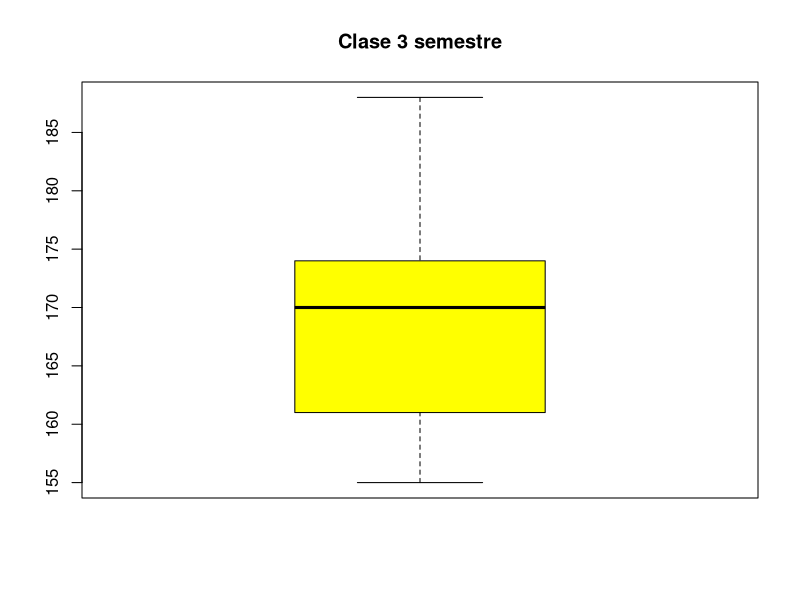

Write the R code that produced this figure. (Note: this script raises an error after producing the figure.)
# Laboratorio Semana 3 
# 20/08/2025
# Jose luis Alvarez Ocañas 


# Importar Datos  -------------------------------------------------------

Temp <- read.csv("Data/temperatura (1).csv", header = T)

# #Graficar datos  --------------------------------------------------------

#Ingresar datos de manera manuaul

edad <- c(18,19,18,18,25,19,18,18,18,17,19,19,
          18,17,19,18,19,19) 
alumno <- seq(1,18,1)

info <-data.frame(alumno, edad)

info$Altura <- c(174,174,170,160,158,155,188,170,175,170,172,170,174,180,158,
                 161,188,164)

boxplot(info$Altura,
        # col sirve para ponerle un color 
        col = "yellow",
        # Main sirve para poner un titulo en el boxtplot
        main = "Clase 3 semestre") 

colores = c("green", "white","red")
boxplot(datos_meses,
        col = colores)


# Estadisticas descriptivas  ----------------------------------------------
